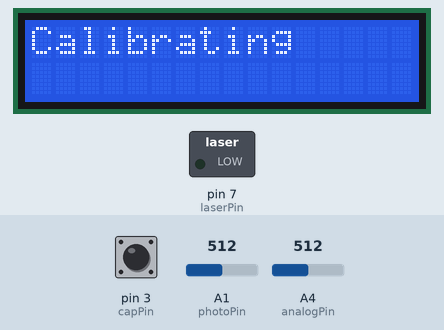
Simulated run of this sketch. Board: Arduino Uno, built with avr-gcc and run on an emulated ATmega328P. On the bench: 16×2 character LCD, switched loads named in the sketch (green lamp = pin HIGH). Inputs (shaded band) come from the test bench; at power-on: A4 (analogPin) = 512, pin 3 (capPin) HIGH, A1 (photoPin) = 512. Pins used as bus, display or sensor lines are not drawn; what the sketch prints to the serial monitor is not drawn.

Above: at 0.1 s.
At 14.2 s:
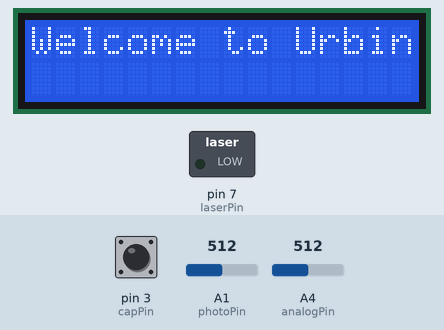
14.3 s: A4 (analogPin) set to 306
At 17.9 s:
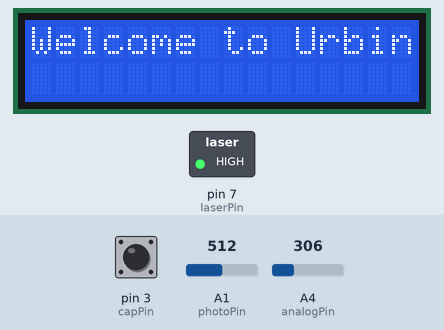
Timing chart, 0 to 19.7 s (numbered marks = the images above; inputs shaded):
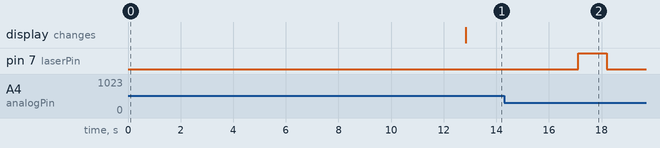

Measured:
- after the input at 14.3 s, pin 7 (laserPin): LOW → HIGH after 2.8 s, → LOW 1.1 s later

The sketch:

Trade_Show_Code.ino
```cpp
//LCD Declarations
#include <LiquidCrystal.h>
LiquidCrystal lcd(13, 11, 5, 4, 6, 2);
const int OTHER = 0;
const int METAL = 1;
const int COMPOST = 2;
const int PAPER = 3;
int wasteType;

//Laser declarations
const int laserPin = 7;
const int photoPin = A1;
int laserVal = 0;
int avgLaser = 0;

//Ohmmeter Declarations
int analogPin= A4;
float Vin= 5, Vout= 0,R1= 4700, R2= 0, sensorValue = 0, temp = 0;

//Capacitive sensor declarations
const int capPin = 3;
const int capPowerPin = 10;
int capSense;

//Calibration declarations
float VoutControl;
int avgLaserControl;
boolean calibrated = false;

void setup()
{
  Serial.begin(9600);
  lcd.begin(16,2);
  pinMode(laserPin, OUTPUT);
//  pinMode(motionPinA, INPUT);
//  pinMode(motionPinB, INPUT);
  pinMode(capPin, INPUT);
  pinMode(capPowerPin, OUTPUT);
}

void loop()
{
  digitalWrite(capPowerPin, HIGH);
  lcd.clear();
  lcd.setCursor(0,0);


  if(!calibrated)
  {
    lcd.print("Calibrating");
    calibrate();
    calibrated = true;
    delay(10000);
  }
  else
  {
    lcd.print("Welcome to Urbin");
  wasteType = 0;

  //capacitve sensor first patch
  capSense = LOW;
  while(capSense == LOW)
  {
    capSense = digitalRead(capPin);
    Serial.println(capSense);
  }

  delay(2000); //time for conveyor belt to reach ohmmeter

  //ohmmeter test
  wasteType = ohmmeter();
  Vout = 0;
  temp = 0;
  Serial.println(wasteType);

  //laser test
  //have an if statement here so that the laser test only runs if the ohmmeter test was false
  if(wasteType==0)
  {
    //capacitive sensor second patch
    capSense = LOW;
    while(capSense == LOW)
    {
      capSense = digitalRead(capPin);
      Serial.println(capSense);
    }

    delay(1500);
    avgLaser = laserTest();
    if (avgLaser >= 230 && avgLaser <= 650)
    {
      wasteType = PAPER;
    }
    else
    {
      wasteType = OTHER;
    }
    Serial.println(wasteType);
  }

  //print stuff on LCD
  lcdDisplay(lcd, wasteType);

  delay(16500);
  }
}

void lcdDisplay(LiquidCrystal lcd, int w)
{
  lcd.clear();
  lcd.setCursor(0,0);

if(w == METAL)
{
  lcd.print("Metal");
}
else if(w == COMPOST)
{
  lcd.print("Compost");
}
else if(w == PAPER)
{
  lcd.print("Paper");
}
else
{
  lcd.print("Other");
}
}

int ohmmeter(){
int count = 0;
while (count < 5000){
sensorValue= analogRead(analogPin);
temp = (Vin * sensorValue) / 1023;    // Convert Vout to volts
if (temp > Vout){
  Vout = temp;
}
count++;
}
count = 0;
Serial.print("Vout: ");
Serial.println(Vout);

if (Vout >= 2)
{
  return METAL;
}
else if (Vout >= VoutControl+0.01)
{
  return COMPOST;
}
else
{
  return OTHER;
}
}

int laserTest()
{
  int count = 0;
  unsigned long total = 0;
  digitalWrite(laserPin, HIGH);
  while(count<=10000)
  {
    count++;
    laserVal = analogRead(photoPin);
    total = total+laserVal;
   // Serial.print("Total: ");
    /*Serial.println(total);
    Serial.print("LaserVal: ");
    Serial.println(laserVal);
    Serial.print("Count: ");
    Serial.println(count);*/
  }
  digitalWrite(laserPin, LOW);
  Serial.print("AVG: ");
  Serial.println(total/count);
  return total/count;
}


void calibrate()
{
  capSense = LOW;
    while(capSense == LOW)
    {
      capSense = digitalRead(capPin);
      Serial.println(capSense);
    }

    delay(2000);
  int count = 0;
  VoutControl = 0;
  while (count < 5000){
  sensorValue= analogRead(analogPin);
  temp = (Vin * sensorValue) / 1023;    // Convert Vout to volts
  //Serial.print("Temp: ");
  //Serial.println(temp);
  if (temp > VoutControl){
    VoutControl = temp;
  }
  count++;
  }
  count = 0;
  Serial.print("VoutControl: ");
  Serial.println(VoutControl);

  //avgLaserControl = laserTest();
}
```
